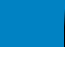
<?xml version="1.0" encoding="UTF-8"?>
<ui version="4.0">
 <class>SpinMenuItem</class>
 <widget class="QWidget" name="SpinMenuItem">
  <property name="geometry">
   <rect>
    <x>0</x>
    <y>0</y>
    <width>65</width>
    <height>70</height>
   </rect>
  </property>
  <property name="windowTitle">
   <string>Form</string>
  </property>
  <layout class="QVBoxLayout" name="verticalLayout" stretch="2,1">
   <property name="spacing">
    <number>0</number>
   </property>
   <property name="leftMargin">
    <number>0</number>
   </property>
   <property name="topMargin">
    <number>0</number>
   </property>
   <property name="rightMargin">
    <number>0</number>
   </property>
   <property name="bottomMargin">
    <number>0</number>
   </property>
   <item>
    <widget class="QLabel" name="nameLabel">
     <property name="sizePolicy">
      <sizepolicy hsizetype="Ignored" vsizetype="Ignored">
       <horstretch>0</horstretch>
       <verstretch>0</verstretch>
      </sizepolicy>
     </property>
     <property name="font">
      <font>
       <family>Century Gothic</family>
       <pointsize>14</pointsize>
       <weight>50</weight>
       <italic>false</italic>
       <bold>false</bold>
      </font>
     </property>
     <property name="styleSheet">
      <string notr="true">QLabel{
	background-color:rgba(0, 130, 195);
	border: 0px solid black;
	color: rgb(255, 255, 0);
	border-left:1px solid qlineargradient(spread:reflect, x1:0.49435, y1:0.068, x2:0.50565, y2:0.75, stop:0.158192 rgba(0, 130, 195, 255), 	stop:0.559322 rgba(255, 255, 255, 255));
	border-right:1px solid qlineargradient(spread:reflect, x1:0.5, y1:0.028, x2:0.5, y2:1, stop:0.158192 rgba(0, 130, 195, 255), stop:0.559322 rgba(0, 0, 0, 255));
}</string>
     </property>
     <property name="text">
      <string/>
     </property>
     <property name="textFormat">
      <enum>Qt::RichText</enum>
     </property>
    </widget>
   </item>
   <item>
    <widget class="QDoubleSpinBox" name="doubleSpinBox">
     <property name="enabled">
      <bool>true</bool>
     </property>
     <property name="sizePolicy">
      <sizepolicy hsizetype="Ignored" vsizetype="Ignored">
       <horstretch>0</horstretch>
       <verstretch>0</verstretch>
      </sizepolicy>
     </property>
     <property name="font">
      <font>
       <family>Century Gothic</family>
       <pointsize>13</pointsize>
       <weight>50</weight>
       <italic>false</italic>
       <bold>false</bold>
      </font>
     </property>
     <property name="focusPolicy">
      <enum>Qt::NoFocus</enum>
     </property>
     <property name="styleSheet">
      <string notr="true">QDoubleSpinBox{
	color: rgb(255, 255, 255);
	border-top:0px;
	border-bottom:0px;	
	font: 13pt 'Century Gothic';
	color:white;
	background-color: qlineargradient(spread:pad, x1:0.5, y1:0, x2:0.5, y2:1,
stop:0.158192 rgba(0, 0, 0, 255),
stop:0.559322 rgba(0, 130, 195, 255));
	border-left:1px solid qlineargradient(spread:pad, x1:0.5, y1:0.15, x2:0.5, y2:1,
stop:0.158192 rgba(255, 255, 255, 255), stop:0.757062 rgba(0, 130, 195, 255));
	border-right:1px solid qlineargradient(spread:pad, x1:0.5, y1:0.15, x2:0.5, y2:1,
stop:0.158192 rgba(0, 0, 0, 255), stop:0.757062 rgba(0, 130, 195, 255));
}</string>
     </property>
     <property name="alignment">
      <set>Qt::AlignCenter</set>
     </property>
     <property name="readOnly">
      <bool>true</bool>
     </property>
     <property name="buttonSymbols">
      <enum>QAbstractSpinBox::NoButtons</enum>
     </property>
     <property name="accelerated">
      <bool>true</bool>
     </property>
     <property name="showGroupSeparator" stdset="0">
      <bool>false</bool>
     </property>
     <property name="prefix">
      <string notr="true"/>
     </property>
     <property name="suffix">
      <string notr="true"/>
     </property>
     <property name="decimals">
      <number>1</number>
     </property>
     <property name="maximum">
      <double>180.000000000000000</double>
     </property>
     <property name="singleStep">
      <double>0.100000000000000</double>
     </property>
     <property name="value">
      <double>1.000000000000000</double>
     </property>
    </widget>
   </item>
  </layout>
 </widget>
 <resources/>
 <connections/>
</ui>
